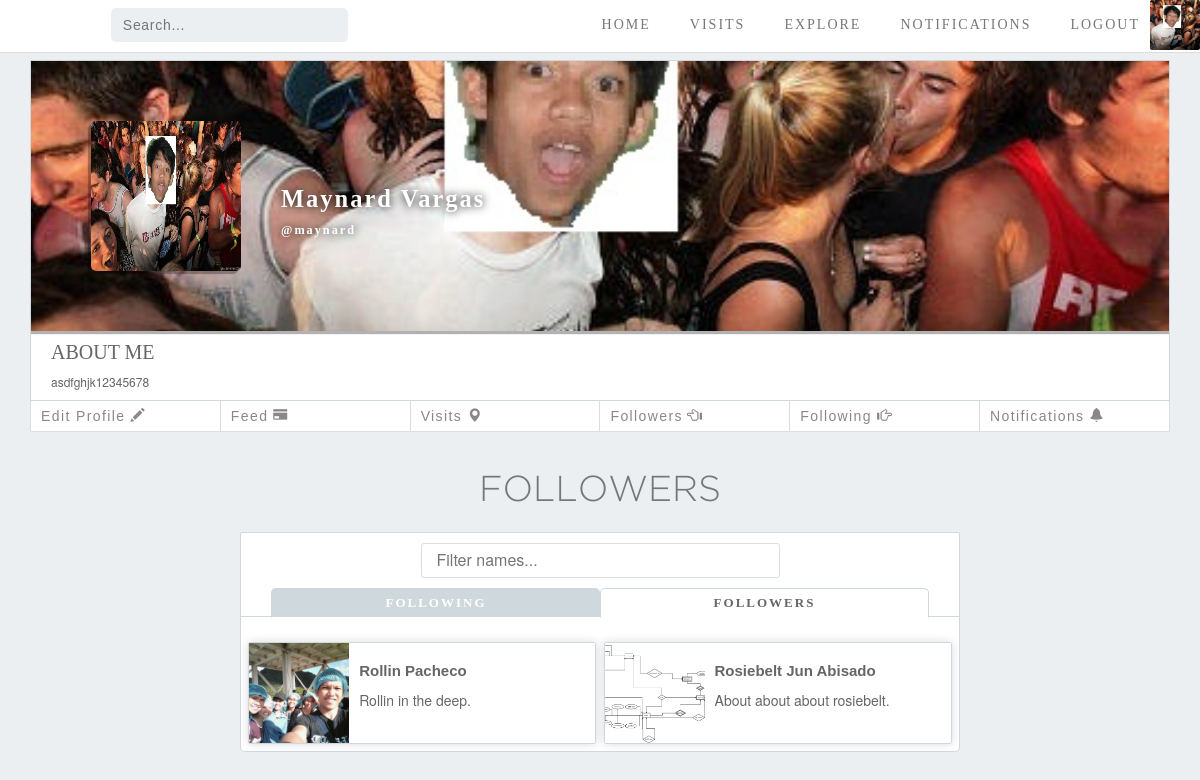
The app's page /people_profile_list_of_followers.php?acc_id=2 (signed in) with its own data.
### tables this page shows
CREATE TABLE `account` (
  `acc_id` int(9) NOT NULL,
  `username` varchar(50) NOT NULL,
  `firstname` varchar(30) NOT NULL,
  `middlename` varchar(30) NOT NULL,
  `lastname` varchar(30) NOT NULL,
  `password` varchar(30) NOT NULL,
  `email` varchar(40) NOT NULL,
  `address` varchar(30) NOT NULL,
  `about_me` varchar(60) NOT NULL
);

### people_profile_list_of_followers.php (the view, shortened to what this page needs)
<!DOCTYPE html>
<html>
	<head>
		<link rel="stylesheet" href="bootstrap/css/bootstrap.min.css">
		<link rel="stylesheet" type="text/css" href="css/navigation_bar_and_body_style.css">
		<link rel="stylesheet" type="text/css" href="css/Home_Page_style.css">
		<link rel="stylesheet" type="text/css" href="css/People_Profile_Page_Style_Before.css">
		<link rel="stylesheet" type="text/css" href="css/profile_options.css">
		<link rel="stylesheet" type="text/css" href="css/search_style.css">
	</head>
	<body>
		<?php
		require "connect.php";
		$acc_id = $_GET['acc_id'];
		$username = $_SESSION['userName'];
		$queryuser = "SELECT  CONCAT(firstname,' ', lastname) as 'fullname',about_me FROM account where acc_id = $acc_id";
		$result = mysqli_query($dbconn, $queryuser);
		$row = mysqli_fetch_assoc($result);
		$fullname = $row['fullname'];
		$aboutme = $row['about_me'];
		?>
		<div id = "navBar">
			<form action="search_results_places.php" method="get">
				<input type="text" placeholder="Search..." name = "search">
			</form>
			<ul id = "navList">
				<li><a href="home_page.php"><span class="glyphicon glyphicon-home"></span>HOME</a></li>
				<li><a href="visit.php"><span class="glyphicon glyphicon-map-marker"></span>VISITS</a></li>
				<li><a href="#"><span class="glyphicon glyphicon-globe"></span>EXPLORE</a></li>
				<li><a href="notifications.php"><span class="glyphicon glyphicon-bell"></span>NOTIFICATIONS</a></li>
				<li><a href="logout.php"><span class="glyphicon glyphicon-log-out"></span>LOGOUT</a></li>
				<li><a href="my_profile.php?=<?=$_SESSION['userID']?>" class="image-list"><img src="images/profile_pic_img/acc_id_<?=$_SESSION['userID']?>.jpg"></a></li>
			</ul>
		</div>
		<div class="container">
			<div class="headerprofile">
				<img src="images/cover_img/cover_<?=$acc_id?>.png" alt="user-cover" id="coverphoto">
				<h1 id="username"><?=$fullname?><br><span class="usernameorig"><?=$username?></span></h1>
				<img src="images/profile_pic_img/acc_id_<?=$acc_id?>.jpg" id="userphoto">
				<div id="aboutme">
					<h1>ABOUT ME</h1>
					<br>
					<p><?php echo $aboutme ;?></p>
				</div>
			</div>
			<?php
				if ($acc_id == $_SESSION['userID']) { ?>
					<ul class="user-options">
						<li><button id="Edit">Edit Profile<span class="glyphicon glyphicon-pencil"></span></button></li>
						<li><a href="#">Feed<span class="glyphicon glyphicon-credit-card"></span></a></li>
						<li><a href="#">Visits<span class="glyphicon glyphicon-map-marker"></span></a></li>
						<li><a href="people_profile_list_of_followers.php?acc_id=<?=$acc_id?>#follow-head">Followers<span class="glyphicon glyphicon-hand-left"></span></a></li>
						<li><a href="people_profile_list_of_following.php?acc_id=<?=$acc_id?>#follow-head">Following<span class="glyphicon glyphicon-hand-right"></span></a></li>
						<li><a href="#">Notifications<span class="glyphicon glyphicon-bell"></span></a></li>
					</ul>
			<?php } ?>
		</div>
		<div class="search-container">
			<h1 id="follow-head">FOLLOWERS</h1>
			<div class="search-type">
				<input type="text" id="Filter" onkeyup="Filter()" placeholder="Filter names...">
				<ul>
					<li><a href="people_profile_list_of_following.php?acc_id=<?=$acc_id?>#follow-head">FOLLOWING</a></li>
					<li><a href="#" class="active">FOLLOWERS</a></li>
				</ul>
			</div>
			<ul id="Results" class="results-container">
			<?php
				$queryfollowinglist = "SELECT * from account, follow where acc_id_follows = $acc_id && acc_id_follower = acc_id";
				$result = mysqli_query($dbconn, $queryfollowinglist);
				$num_following = mysqli_num_rows($result);
				if($num_following!=0){
					foreach ($result as $value) {?>
						<li class="result-people">
							<a href="people_profile.php?acc_id=<?=$value['acc_id']?>">
									<img src = "images/profile_pic_img/acc_id_<?=$value['acc_id'] ?>.jpg" alt="user image">
								<div class = "user-details">
									<h2 class="username"><?php echo $value['firstname']." ".$value['lastname'] ?></h2>
									<p><?=$value['about_me'] ?></p>
								</div>
							</a>
						</li>
			<?php }
				} else { ?>
					<p class="no-results-follow">No followers</p>
			<?php } ?>
			</ul>
		</div>
	</body>
</html>

### css/Navigation_Bar_and_Body_style.css (style rules this page uses)
body { background-color: #ECEFF1; margin: 0; }
#navBar { background-color: white; display: inline-flex; width: 100%; top: 0; left: 0; position: fixed; z-index: 1; border-bottom: 1px solid #DDD; }
#navBar img { height: 50px; width: 50px; object-position: center; object-fit: cover; box-sizing: border-box; margin: 0; border-radius: 2px; }
#navList { display: inline-flex; justify-content: center; align-content: center; list-style: none; margin: 0; padding: 0; margin-left: auto; }
#navList li { display: inline-flex; justify-content: center; align-items: center; }
#navList > li > a { text-decoration: none; display: block; height: 100%; padding: 0 10px; border: solid rgba(0,0,0,0); border-width: 0 0 2px 0; text-align: center; vertical-align: middle; font-family: "Gotham Medium"; font-size: 14px; letter-spacing: 2px; color: #777; display: flex; align-items: center; justify-content: center; box-sizing: border-box; transition: 0.2s; }
#navList > li > a.image-list { padding: 0; }
#navBar form { margin-left: 5%; height: 50px; width: 28.25%; display: inline-flex; justify-content: center; align-items: center; }
#navBar form input[type=text] { color: #888; border-style: none; padding: 5px 10px; background-color: #ECEFF1; width: 70%; border-radius: 5px; border: 2px solid rgba(0,0,0,0); transition: 0.2s; font-family: Arial; font-size: 1em; letter-spacing: 0.05em; }
.container { margin-top: 50px; }

### css/People_Profile_Page_Style_Before.css (style rules this page uses)
.headerprofile { background-color: white; margin-top: 10px; border: 1px solid #CFD8DC; overflow: auto; }
#coverphoto { width: 100%; height:270px; box-shadow: 0px 3px 1px rgba(0,0,0,0.3); object-position: center; object-fit: cover; }
#username { margin: 0; color: white; height: 30px; font-family: "gotham Light"; font-size: 1.75em; font-weight: bold; letter-spacing: 2px; padding-top: 5px; margin: -150px 0 0 50px; padding-left: 200px; text-shadow: 0px 0px 10px rgba(0,0,0,1); transition: 0.4s; }
#username span { font-size: 0.5em; }
#username span:before { content: "@"; }
#userphoto { height: 150px; border-radius: 5px; box-shadow: -3px 3px 1px rgba(0,0,0,0.3); margin: -90px 0 0 60px; width: 150px; transition: 0.4s; }
#aboutme { display: block; margin: 100px 0 0 20px; width: 80%; color: #666; }
#aboutme h1 { font-family: "Gotham Medium"; font-size: 20px; margin-bottom: 0; }
#aboutme p { margin-top: -10px; font-size: 12px; }

### css/profile_options.css (style rules this page uses)
.user-options, .visitor-options { padding: 0; display: flex; justify-content: space-between; width: 100%; list-style: none; background-color: white; border: 1px solid #DDD; border-top: 0; border-radius: 0 0 2px 2px; }
.user-options li, .visitor-options li { border-right: 1px solid #DDD; width: 100%; }
.user-options li:last-child, .visitor-options li:last-child { border-right: 0; }
#Edit, .user-options li a, .visitor-options li a { display: block; width: 100%; font-family: "Arial"; text-align: left; letter-spacing: 0.1em; background-color: white; color: #888; border: none; padding: 5px 10px; transition: 0.2s; }
.user-options .glyphicon, .visitor-options .glyphicon { margin: 0 0 0 5px; }

### records on screen
account: about_me "asdfghjk12345678"
account: shows a picture, firstname "Rollin", lastname "Pacheco", about_me "Rollin in the deep."
account: shows a picture, firstname "Rosiebelt Jun", lastname "Abisado", about_me "About about about rosiebelt."

### other values on screen
$fullname "Maynard Vargas"
